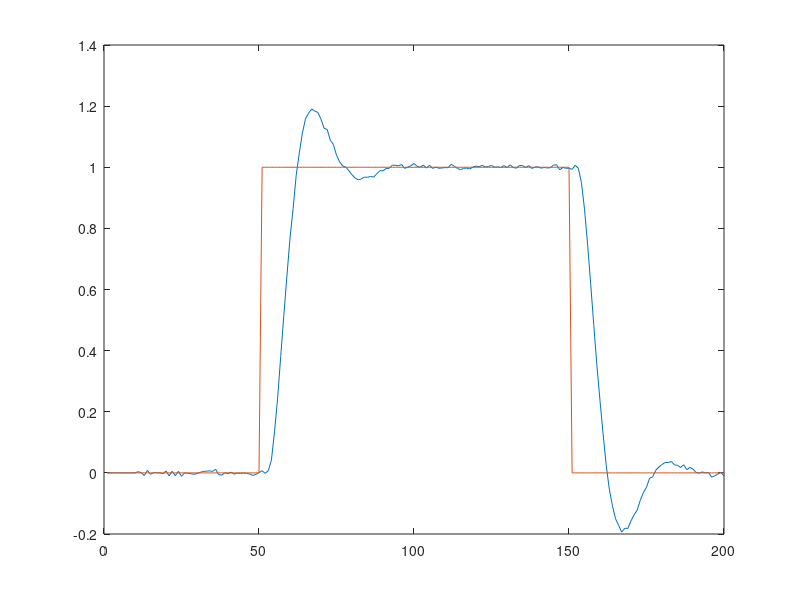

This figure's MATLAB source: (Note: this script raises an error after producing the figure.)
% RIVDEMO2  Captain Toolbox demonstration
%
% Identification of Transfer Function models from
% simulated input-output data
%
% See also RIV, RIVID, RIVDEMO1, RIVDEMO3

% Copyright (c) 2007 by CRES, Lancaster University, United Kingdom
% Authors : Peter Young, Wlodek Tych, Diego Pedregal, James Taylor

clear all
close all
format compact
echo on

clc
% RIVDEMO2  Captain Toolbox demonstration
 
% This script analyses the output from a discrete time
% Transfer Function (TF) using the Refined Instrumental
% Variable (RIV) algorithm.
 
% We will start with a 2nd order TF with three samples
% time delay and one numerator parameter.
 
%                      b1(k)
%  y(k)  =  ---------------------------  u(k-3)  +  e(k)
%            1 + a1.z^(-1) + a2.z^(-2) 
 
% where z^(-1) represents the backward shift operator,
% y(k) the output, u(k) the input and e(k) a zero mean
% white noise signal.
 
% --------------------------------------------------------
%                 Hit any key to continue
% --------------------------------------------------------
pause
 
% Transfer Function polynomials.   
 
a=[1 -1.75 0.8];  % denominator
b=[0 0 0 0.05];  % numerator
 
% Simulation output.
 
u=[zeros(50, 1); ones(100, 1); zeros(50, 1)];  % input
e=[zeros(10, 1); randn(190, 1)*0.005];  % white noise
y=filter(b, a, u) + e;  % output
 
% Input-Output matrix
z=[y u];
plot(z)
 
% --------------------------------------------------------
%                 Hit any key to continue
% --------------------------------------------------------
pause
 
% We will use RIVID to determine a satisfactory model
% structure, searching for up to 3 parameters each for
% the numerator and denominator polynomials and for a
% possible 0 to 3 time delays. There is no noise model.
 
nn=[1 1 0 0; 3 3 3 0]
 
% The Refined Instrumental Variable (RIV) algorithm is
% employed by using the following settings for 'flags'.
 
Ni=3;     % number of IV iterations (Least Squares if Ni=1)
Ft=2;     % filtering turned on
Nr=0;     % number of RIV iterations
flags=[Ni Ft Nr];  % see 'help riv' for details
 
% --------------------------------------------------------
%                 Hit any key to continue
% --------------------------------------------------------
pause
 
% ESTIMATING MODEL : PLEASE WAIT
 
[TH, STATS, E]=rivid(z, nn, [], flags);
 
% Scroll up to see the top 20 models in terms of their YIC
% value, where the lowest YIC at the top of the list indicates
% the best compromise between a good fit to the data and a
% high confidence in the parameter estimates (low variance).
 
% --------------------------------------------------------
%                 Hit any key to continue
% --------------------------------------------------------
pause
 
% Plot results
 
figure(1); clf
subplot(211)
plot([u y y-E])
title('Input and Model fit')
subplot(212);
plot([e E]);
title('''Actual'' and estimated coloured observation noise')
 
% --------------------------------------------------------
%                 Hit any key to continue
% --------------------------------------------------------
pause
 
% Model fit, where unity implies a perfect fit.
 
RT2=STATS(3)  % Coefficient of Determination
 
% Extract parameter estimates.
 
[aa, bb, cc, P0]=getpar(TH);
 
% The covariance matrix P0 provides the standard errors.
 
sb=sqrt(diag(P0))';
 
% --------------------------------------------------------
%                 Hit any key to continue
% --------------------------------------------------------
pause
 
% The parameter estimates are displayed below. In each case,
% the actual values are shown in the first row, followed by
% the estimates and finally the standard deviations.
 
[a; aa; 0 sb(1:2)]  % denominator
 
[b; bb; 0 0 0 sb(3)]  % numerator
 
echo off

% end of m-file